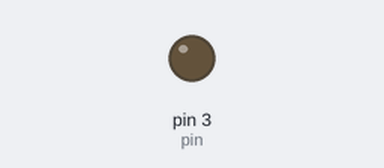
The sketch below on a simulated Arduino Uno, built with avr-gcc and run on an emulated ATmega328P. On the bench: output pins drawn as LEDs (lit = HIGH). Dashed ring = blinking.

Above: at 0.05 s.
At 2.0 s:
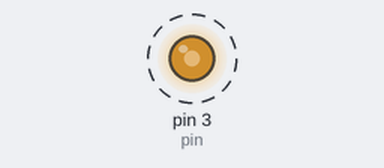
Timing chart, 0 to 4.6 s (numbered marks = the images above):
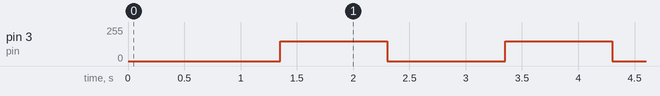

Measured:
- by itself, pin 3 (pin): alternates 150/255 for 0.95 s and 0/255 for 1.0 s, 7 changes in all, then stays 150/255

The sketch:

soh-model-lighting.ino
```cpp
typedef struct HouseLightSettings {
  int           loops_per_blink;
  unsigned long last_mil_start;
  int           current_loop;
  int           pin;
  bool          blink;
  bool          on;
} HouseLightSettings;

typedef struct StageLightSettings {
  bool on;
} StageLightSettings;

typedef struct ExteriorLightSettings {
  bool on;
} ExteriorLighSetings;

typedef struct GlobalState {
  HouseLightSettings    house_lights;
  StageLightSettings    stage_lights;
  ExteriorLightSettings exterior_lights;
} GlobalState;

GlobalState *global_state;
void setup() {
  // put your setup code here, to run once:
  global_state = (GlobalState*) malloc(sizeof(GlobalState));
  global_state->house_lights.on = true;
  global_state->house_lights.loops_per_blink = 4;
  global_state->house_lights.blink = true;
  global_state->house_lights.current_loop = 0;
  global_state->house_lights.pin = 3;
}

void loop() {
  // put your main code here, to run repeatedly:
  handle_house_lights(&(global_state->house_lights));
}

void handle_house_lights(HouseLightSettings *house_lights) {
 unsigned long now = millis();

  // The inteded purpose is to have lights inside the opera house model
  // blink prior to playing music kind of like what they do lobbies of
  // concert hall and such to indicate people should take their seats.
  if (house_lights->blink) {

    // If we are ending our last loop, reset counter and turn lights lights will
    // turn on or off appropriately on the next main loop.
    if (house_lights->current_loop >= house_lights->loops_per_blink) {
      house_lights->blink = false;
      house_lights->current_loop = 0;
      house_lights->last_mil_start = 0;
    }
    else {
      unsigned long difference = now - house_lights->last_mil_start;

      // Looks like we've been running for around 50 days
      // or an individual blink cycle has completed
      if (now < house_lights->last_mil_start || difference > 2000) {
        house_lights->last_mil_start = now;
        house_lights->current_loop++;
        difference = 0;
      }

      long analog_value;
      // Fade out faster than we fade in, but when we fade back in,
      // remain illumitated for a bit longer than dark (controlled by if condition above)
      if(difference < 300) {
        analog_value = 150 - difference/2;
        if (analog_value < 0) {
          analog_value = 0;
        }
      }
      else if (difference >= 300 && difference < 600) {
        analog_value = 0;
      }
      else {
        analog_value = (difference - 600)/5;
        if (analog_value > 150) {
          analog_value = 150;
        }
      }

      analogWrite(house_lights->pin, analog_value);
    }
  }
  else {
    // We're not blinking, so should we be on or off?
    if (house_lights->on) {
      analogWrite(house_lights->pin, 150);
    }
    else {
      analogWrite(house_lights->pin, 0);
    }
  }
}
```
